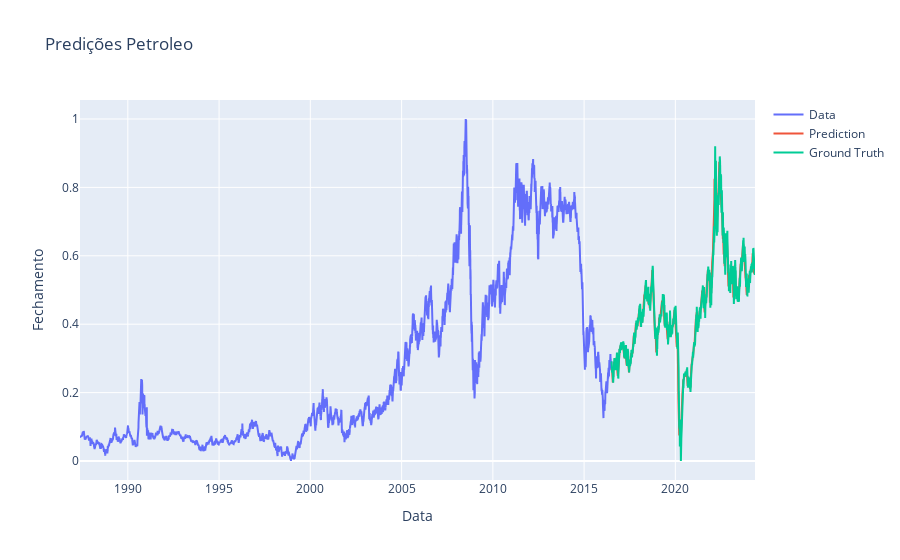

The code cell stored with this chart in its notebook:
### Code cell
prediction = model.predict(test_generator)

close_train = close_train.reshape((-1))
close_test = close_test.reshape((-1))
prediction = prediction.reshape((-1))

trace1 = go.Scatter(
    x = date_train,
    y = close_train,
    mode = 'lines',
    name = 'Data'
)
trace2 = go.Scatter(
    x = date_test,
    y = prediction,
    mode = 'lines',
    name = 'Prediction'
)
trace3 = go.Scatter(
    x = date_test,
    y = close_test,
    mode='lines',
    name = 'Ground Truth'
)
layout = go.Layout(
    title = "Predições Petroleo",
    xaxis = {'title' : "Data"},
    yaxis = {'title' : "Fechamento"}
)
fig = go.Figure(data=[trace1, trace2, trace3], layout=layout)
fig.show()

### Figure 1 — Plotly figure (JSON) as saved in the notebook; plotly's stock layout.template omitted (floating-point values rounded to 4 significant figures; data arrays with more than 128 entries replaced by an {"elided": "..."} marker saying what was removed)
{"data": [{"mode": "lines", "name": "Data", "type": "scatter", "x": {"elided": "8935 str values"}, "y": {"elided": "8935 float values"}}, {"mode": "lines", "name": "Prediction", "type": "scatter", "x": {"elided": "2234 str values"}, "y": {"elided": "2224 float values"}}, {"mode": "lines", "name": "Ground Truth", "type": "scatter", "x": {"elided": "2234 str values"}, "y": {"elided": "2234 float values"}}], "layout": {"title": {"text": "Predições Petroleo"}, "xaxis": {"title": {"text": "Data"}}, "yaxis": {"title": {"text": "Fechamento"}}}}
